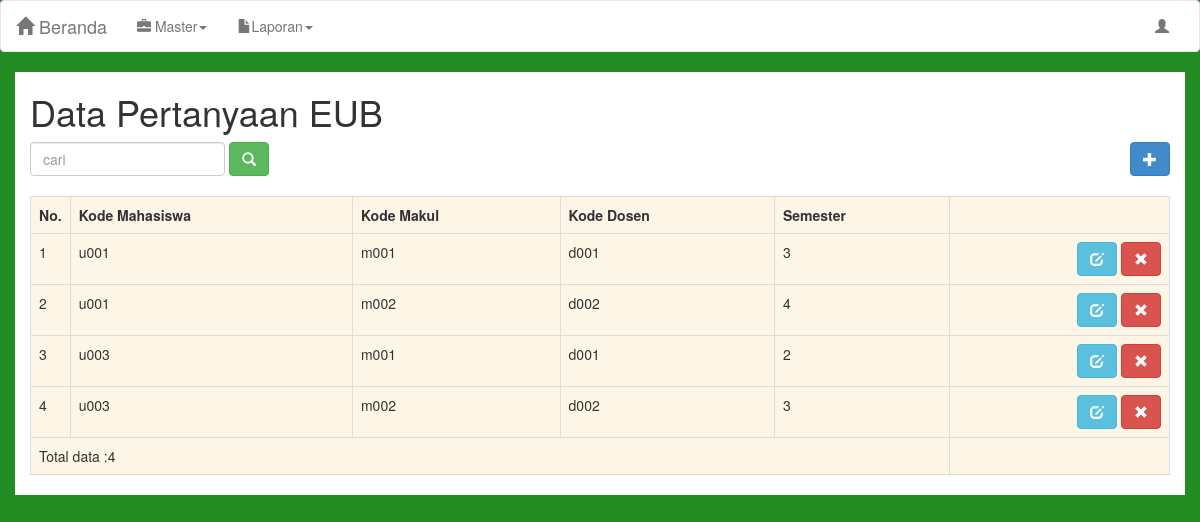
The app's page /master/krs/index.php (signed in) with its own data.
### tables this page shows
CREATE TABLE IF NOT EXISTS `krs` (
  `id` int(11) NOT NULL AUTO_INCREMENT,
  `kode_user` varchar(20) NOT NULL,
  `kode_makul` varchar(20) NOT NULL,
  `kode_dosen` varchar(20) NOT NULL,
  `semester` char(2) NOT NULL,
  PRIMARY KEY (`id`)
);

### koneksi/dbh.php (called while the page is built)
<?php
	class DBH {
		private static $dns="mysql:dbname=eub;host=localhost;";
		private static $user = "root";
		private static $pass= "";
		public static function createConnection()
		{
			return new PDO(self::$dns,self::$user,self::$pass);
		}
	}
?>

### master/krs/repository.php (called while the page is built, shortened)
<?php
	require_once "../../koneksi/dbh.php";
	class Repository{
		private $dbh;
		private $rowCount;
		private $query = "SELECT * FROM krs ORDER BY id";
		public function __construct()
		{
			$this->dbh = DBH::createConnection();
		}
		public function getAll()
		{
			$query = $this->dbh->prepare($this->query);
			$query->execute();
			$this->rowCount = $query->rowCount();
			return $query->fetchAll(PDO::FETCH_OBJ);
		}
		public function rowCount()
		{
			return $this->rowCount;
		}
	}
?>

### master/krs/index.php (the view, shortened to what this page needs)
<?php session_start();
  	include_once '../../layout/webmin/navbar.php';
require_once "repository.php";
$repo = new Repository();
if (isset($_GET['q']))
	{
		$result = $repo->getByKatakunci($_GET['q']);
	}
	else
	{
		$result= $repo->getAll();
	}
?>
<!DOCTYPE html>
<html lang="en">
<head>
	<link rel="stylesheet" type="text/css" href="../../css/bootstrap.min.css">
    <link rel="stylesheet" type="text/css" href="../../css/customes.css">
</head>
<body>
<div class="container">
<h1>Data Pertanyaan EUB</h1>
	<div class="row">
		<div class="col-md-4">
			<form class="form-inline" method="get">
				<input type="text" class="form-control" placeholder="cari" name="q">
				<button type="submit" class="btn btn-success"><i class="glyphicon glyphicon-search"></i></button>
			</form><br>
		</div>
		<div class="col-md-4">
		</div>
		<div class="col-md-4" align="right" >
			<a href="insert.php"><button class="btn btn-primary" ><i class="glyphicon glyphicon-plus"></i></button></a>
		</div>
	</div>
	<table class="table table-bordered">
		<tr>
			<th width="20">No.</th>
			<th>Kode Mahasiswa</th>
			<th>Kode Makul</th>
			<th>Kode Dosen</th>
			<th>Semester</th>
		</tr>
		<?php
			$no = 1;
			foreach ($result as $row)
				{
		?>
		<tr>
			<td><?php echo $no++; ?></td>
			<td><?php echo $row->kode_user; ?></td>
			<td><?php echo $row->kode_makul; ?></td>
			<td><?php echo $row->kode_dosen; ?></td>
			<td><?php echo $row->semester; ?></td>
			<td align="right">
			<a href="edit.php?id=<?php echo $row->id; ?>"><button class="btn btn-info" ><i class="glyphicon glyphicon-edit"></i></button></a>
			<a href="index.php?id=<?php echo $row->id; ?>&aksi=hapus" onclick="return confirm('Yakin akan di hapus');"><button class="btn btn-danger" ><i class="glyphicon glyphicon-remove"></i></button></a>
			</td>
		</tr>
		<?php
			}
		?>
		<tr>
			<td colspan="5">
				<?php
					echo "Total data :".$repo->rowCount();
				?>
			</td>
		</tr>
	</table>
</div>
</body>
</html>

### css/customes.css (style rules this page uses)
a { -moz-transition: all 0.5s ease-out; -o-transition: all 0.5s ease-out; -webkit-transition: all 0.5s ease-out; -ms-transition: all 0.5s ease-out; transition: all 0.5s ease-out; color: #F7981C; }
body { background-color: #228B22; }
.table { background-color: #fdf5e6; }
.container { background-color: white; }
.row { background-color: white; }

### records on screen
krs: kode_user "u001", kode_makul "m001", kode_dosen "d001", semester "3"
krs: kode_user "u001", kode_makul "m002", kode_dosen "d002", semester "4"
krs: kode_user "u003", kode_makul "m001", kode_dosen "d001", semester "2"
krs: kode_user "u003", kode_makul "m002", kode_dosen "d002", semester "3"

### other values on screen
$repo->rowCount() "4"
